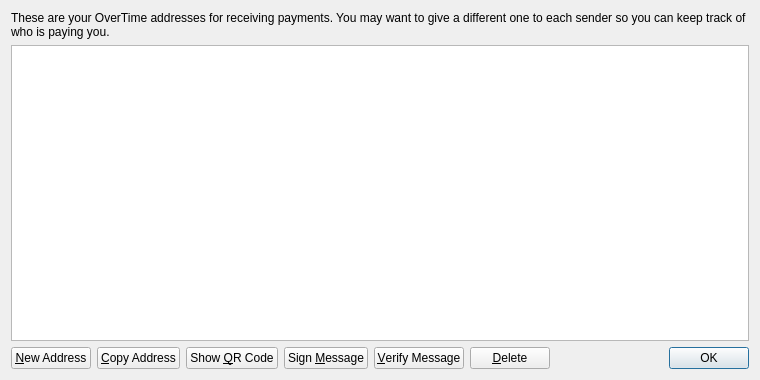
<?xml version="1.0" encoding="UTF-8"?>
<ui version="4.0">
 <class>AddressBookPage</class>
 <widget class="QWidget" name="AddressBookPage">
  <property name="geometry">
   <rect>
    <x>0</x>
    <y>0</y>
    <width>760</width>
    <height>380</height>
   </rect>
  </property>
  <property name="windowTitle">
   <string>Address Book</string>
  </property>
  <layout class="QVBoxLayout" name="verticalLayout">
   <item>
    <widget class="QLabel" name="labelExplanation">
     <property name="text">
      <string>These are your OverTime addresses for receiving payments. You may want to give a different one to each sender so you can keep track of who is paying you.</string>
     </property>
     <property name="textFormat">
      <enum>Qt::PlainText</enum>
     </property>
     <property name="wordWrap">
      <bool>true</bool>
     </property>
    </widget>
   </item>
   <item>
    <widget class="QTableView" name="tableView">
     <property name="contextMenuPolicy">
      <enum>Qt::CustomContextMenu</enum>
     </property>
     <property name="toolTip">
      <string>Double-click to edit address or label</string>
     </property>
     <property name="tabKeyNavigation">
      <bool>false</bool>
     </property>
     <property name="alternatingRowColors">
      <bool>true</bool>
     </property>
     <property name="selectionMode">
      <enum>QAbstractItemView::SingleSelection</enum>
     </property>
     <property name="selectionBehavior">
      <enum>QAbstractItemView::SelectRows</enum>
     </property>
     <property name="sortingEnabled">
      <bool>true</bool>
     </property>
     <attribute name="verticalHeaderVisible">
      <bool>false</bool>
     </attribute>
    </widget>
   </item>
   <item>
    <layout class="QHBoxLayout" name="horizontalLayout">
     <item>
      <widget class="QPushButton" name="newAddressButton">
       <property name="toolTip">
        <string>Create a new address</string>
       </property>
       <property name="text">
        <string>&amp;New Address</string>
       </property>
       <property name="icon">
        <iconset resource="../bitcoin.qrc">
         <normaloff>:/icons/add</normaloff>:/icons/add</iconset>
       </property>
      </widget>
     </item>
     <item>
      <widget class="QPushButton" name="copyToClipboard">
       <property name="toolTip">
        <string>Copy the currently selected address to the system clipboard</string>
       </property>
       <property name="text">
        <string>&amp;Copy Address</string>
       </property>
       <property name="icon">
        <iconset resource="../bitcoin.qrc">
         <normaloff>:/icons/editcopy</normaloff>:/icons/editcopy</iconset>
       </property>
      </widget>
     </item>
     <item>
      <widget class="QPushButton" name="showQRCode">
       <property name="text">
        <string>Show &amp;QR Code</string>
       </property>
       <property name="icon">
        <iconset resource="../bitcoin.qrc">
         <normaloff>:/icons/qrcode</normaloff>:/icons/qrcode</iconset>
       </property>
      </widget>
     </item>
     <item>
      <widget class="QPushButton" name="signMessage">
       <property name="toolTip">
        <string>Sign a message to prove you own a OverTime address</string>
       </property>
       <property name="text">
        <string>Sign &amp;Message</string>
       </property>
       <property name="icon">
        <iconset resource="../bitcoin.qrc">
         <normaloff>:/icons/edit</normaloff>:/icons/edit</iconset>
       </property>
      </widget>
     </item>
     <item>
      <widget class="QPushButton" name="verifyMessage">
       <property name="toolTip">
        <string>Verify a message to ensure it was signed with a specified OverTime address</string>
       </property>
       <property name="text">
        <string>&amp;Verify Message</string>
       </property>
       <property name="icon">
        <iconset resource="../bitcoin.qrc">
         <normaloff>:/icons/transaction_0</normaloff>:/icons/transaction_0</iconset>
       </property>
      </widget>
     </item>
     <item>
      <widget class="QPushButton" name="deleteButton">
       <property name="toolTip">
        <string>Delete the currently selected address from the list</string>
       </property>
       <property name="text">
        <string>&amp;Delete</string>
       </property>
       <property name="icon">
        <iconset resource="../bitcoin.qrc">
         <normaloff>:/icons/remove</normaloff>:/icons/remove</iconset>
       </property>
      </widget>
     </item>
     <item>
      <spacer name="horizontalSpacer">
       <property name="orientation">
        <enum>Qt::Horizontal</enum>
       </property>
       <property name="sizeHint" stdset="0">
        <size>
         <width>40</width>
         <height>20</height>
        </size>
       </property>
      </spacer>
     </item>
     <item>
      <widget class="QDialogButtonBox" name="buttonBox">
       <property name="sizePolicy">
        <sizepolicy hsizetype="Maximum" vsizetype="Fixed">
         <horstretch>0</horstretch>
         <verstretch>0</verstretch>
        </sizepolicy>
       </property>
       <property name="standardButtons">
        <set>QDialogButtonBox::Ok</set>
       </property>
      </widget>
     </item>
    </layout>
   </item>
  </layout>
 </widget>
 <resources>
  <include location="../bitcoin.qrc"/>
 </resources>
 <connections/>
</ui>
